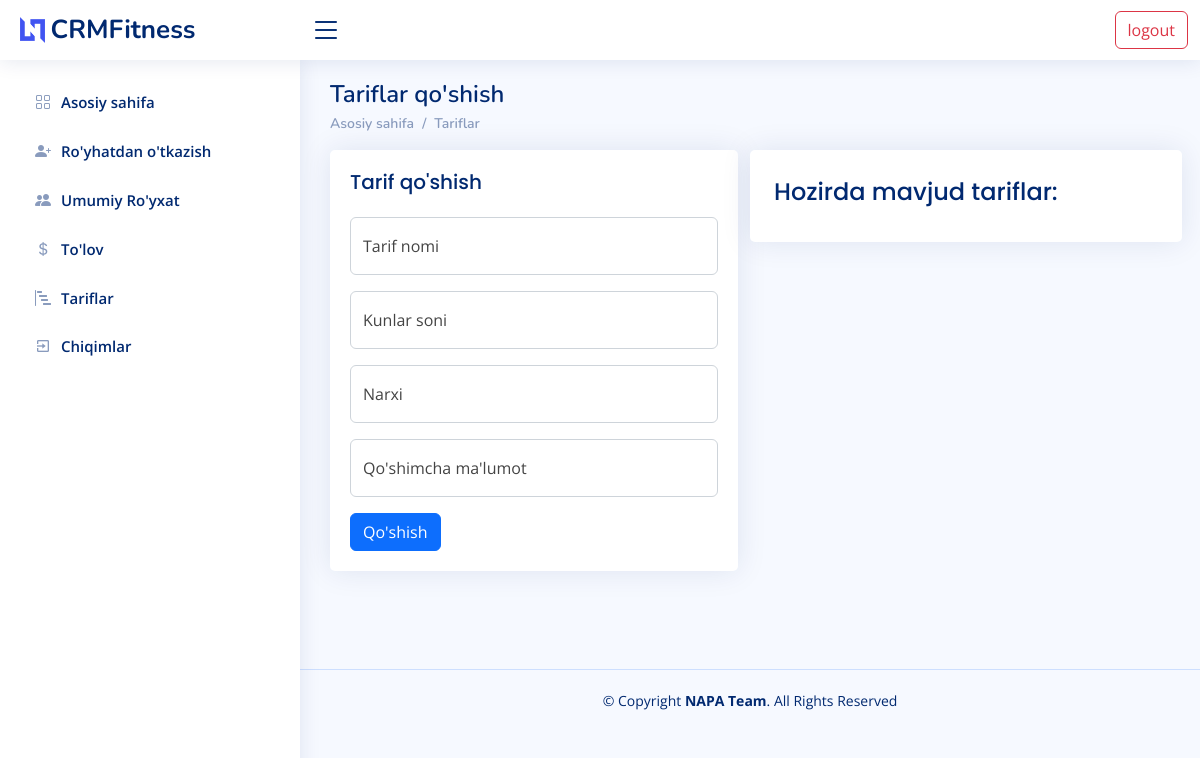
/add/tarif (signed in), run on an earlier commit of the app's database.
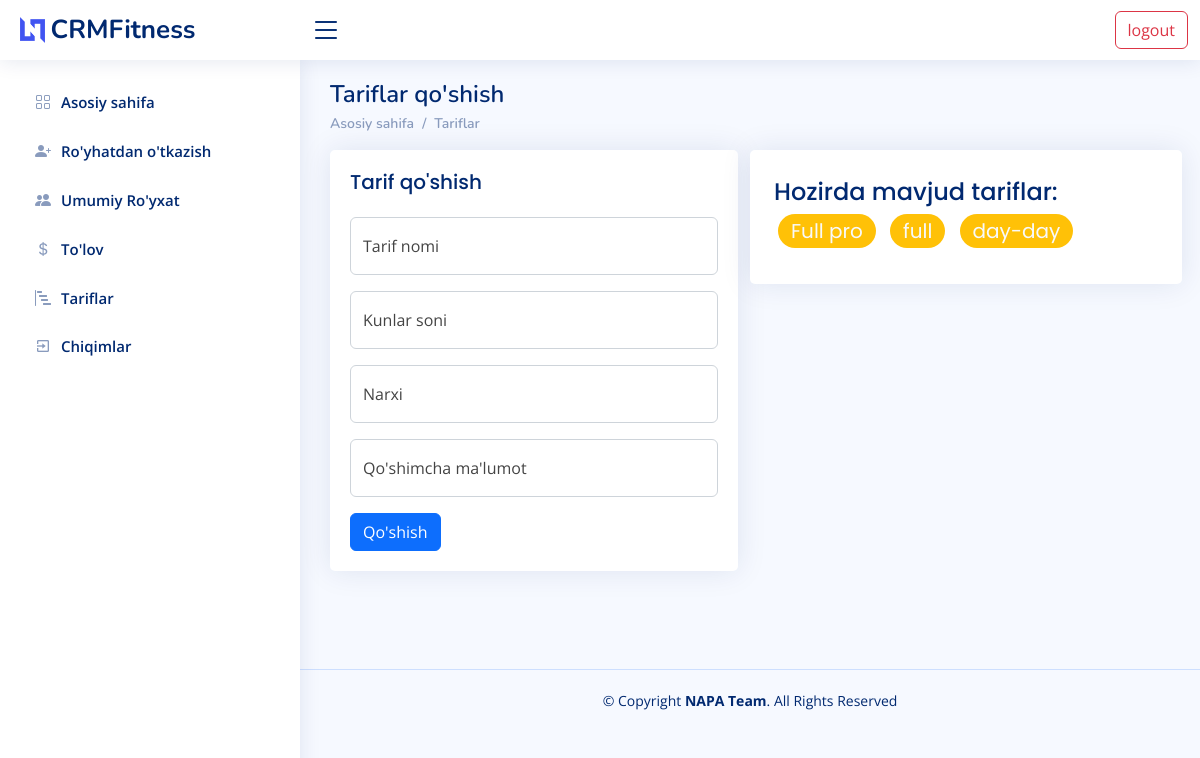
And on a later commit of the database.
### main/models.py (models this page shows)
class ComingType(models.Model):
    title = models.CharField("Tarif nomi", max_length=50)
    days = models.PositiveIntegerField("Kunlari(bir oyda nech kun)")
    price = models.PositiveIntegerField("Narxi")
    info = models.TextField("Tarif xaqida ma'lumot", blank=True)
    def __str__(self):
        return self.title

### main/t_view.py (the view, shortened to what this page needs)
# urls.py: path('add/tarif', AddTarif.as_view(),name = 'addtarif'),
class AddTarif(View):
    @deco_login
    def get(self,request):
        tarif = ComingType.objects.all()
        return render(request, 'tarif/comingtype.html', {"tarif":tarif})

### main/default_add.py (called while the page is built, shortened)
def default_add_month():
    clients = Client.objects.all()
    for client in clients:
        last_month = str(client.months.last().created).split('-')[1]
        this_month = datetime.datetime.now().strftime('%m')

def default_add_day():
    clients = Client.objects.all()
    for client in clients:
        try:
            last_day = str(client.months.last().days.last().date).split('-')[2]
            this_day = datetime.datetime.now().strftime('%d')
            cd = client.months.last().coming_days
            cm = client.months.last().came
            if cm >= cd or last_day == this_day:
                pass
        except:
            pass

### main/filter.py (called while the page is built)
def deco_login(fun):
    def wrapper(self,request,*args,**kwargs):
        if request.user.is_authenticated:
            return fun(self, request, *args, **kwargs)
        return redirect('main:login')
    return wrapper

### main/views.py (called while the page is built)
def add_day(request):
    default_add_day()
    return {"day":'added'}

def add_month(request):
    default_add_month()
    return {"month":'added'}

### templates/tarif/comingtype.html (shortened to what this page needs)
{% extends 'wrapper.html' %}
{% block content %}
  <main id="main" class="main">
    <div class="pagetitle">
      <h1>Tariflar qo'shish</h1>
      <nav>
        <ol class="breadcrumb mt-1">
          <li class="breadcrumb-item"><a href="{% url 'main:home' %}">Asosiy sahifa</a></li>
          <li class="breadcrumb-item active"><a href="{% url 'main:tarif' %}">Tariflar</a></li>
        </ol>
      </nav>
    </div>
    <section class="section">
      <div class="row">
        <div class="card-1 col-lg-6  ml-5 "  >
          <div class="card">
            <div class="card-body">
              <h4 class="card-title" style="font-size: 20px;">Tarif qo'shish</h5>
               <form class="row g-3" method="post"> {% csrf_token %}
                <div class="col-md-12">
                  <div class="form-floating">
                    <input type="text" required name="name" class="form-control" id="floatingName" placeholder="Your Name" >
                    <label for="floatingName">Tarif nomi </label>
                  </div>
                </div>
                <div class="col-md-12">
                  <div class="col-md-12">
                    <div class="form-floating">
                      <input type="number" required name="days" class="form-control" id="floatingCity" placeholder="City">
                      <label for="floatingCity">Kunlar soni</label>
                    </div>
                  </div>
                </div>
                <div class="col-md-12">
                    <div class="col-md-12">
                        <div class="form-floating">
                            <input type="number" name="price" required class="form-control" id="floatingCity" placeholder="City">
                      <label for="floatingCity">Narxi</label>
                    </div>
                  </div>
                </div>
                <div class="col-md-12">
                  <div class="col-md-12">
                    <div class="form-floating">
                        <input type="text" name="info" class="form-control" id="floatingCity" placeholder="City">
                        <label for="floatingCity">Qo'shimcha ma'lumot</label>
                    </div>
                </div>
            </div>
            <div class="text-right">
               <button type="submit" class="btn btn-primary">Qo'shish</button>
             </div>
        </div>
            </div>
          </div>
          <div class="col-lg-6 card ml-4 p-2" style="height: 50%;">
            <div class="card-title p-3" style="font-size: 24px; ">Hozirda mavjud tariflar:
            {% for t in tarif %}
            <span class="badge rounded-pill bg-warning text-light m-1" style="font-size: 20px;">{{ t }}</span>
            {% endfor %}
            </div>
          </div>
        </div>
    </section>
  </main>
{% endblock content %}

What changed in the data, as far as the page shows it:
added ComingType: title "Full pro"
added ComingType: title "full"
added ComingType: title "day-day"
